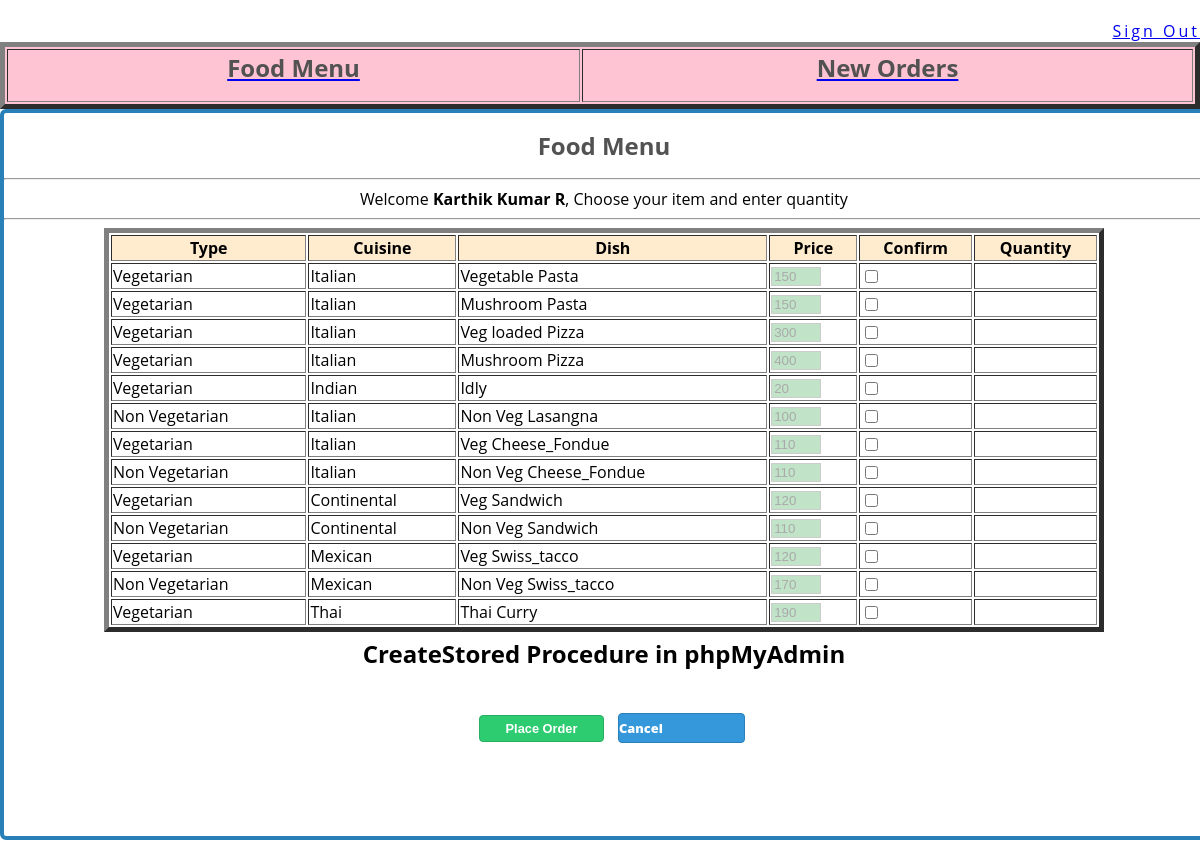
Screenshot of /customerOrder.php (signed in) with the database file from the repository.
### tables this page shows
CREATE TABLE `food_type` (
  `ftid` int(11) NOT NULL,
  `ftype_name` varchar(40) DEFAULT NULL
);

CREATE TABLE `food_category` (
  `fcid` int(11) NOT NULL,
  `ftid` int(11) DEFAULT NULL,
  `fcat_name` varchar(40) DEFAULT NULL
);

CREATE TABLE `food_item` (
  `fid` int(11) NOT NULL,
  `fcid` int(11) DEFAULT NULL,
  `food_item_name` varchar(40) DEFAULT NULL,
  `food_price` int(11) DEFAULT NULL,
  `available` int(11) DEFAULT NULL
);

### customerOrder.php (the view, shortened to what this page needs)
<?php
include("config.php");
?>
<html>
<head>
<link href='css/custom.css' rel='stylesheet' type='text/css'>
</head>
<body>
<form method="post" action="customerOrder.php">
<div class="sign-out"><a href="login.php">Sign Out</a></div>
<table border ="5" class="table-create-box">
	<tr>
	<th><a href="javascript:;"><h1>Food Menu </h1></a></th>
	<?php if (isset($_SESSION['login_role']) && $_SESSION['login_role'] == 2){ ?>
	<th><a href="newOrders.php"><h1>New Orders </h1></a></th>
	<?php } ?>
	</tr>
</table>
<div class="big-box">
<h1>Food Menu</h1>
<hr><marquee><?php if (!isset($_SESSION)){ session_start(); }?>
<div > <?php if (isset($_SESSION['login_name'])){
?>Welcome <b><?php echo $_SESSION['login_name'];?></b>, Choose your item and enter quantity</marquee><hr>
<?php }
		$sql="SELECT FT.ftid,FC.fcid,FI.fid as fid,FT.ftype_name as type, FC.fcat_name as cuisine,"; $sql= $sql. " FI.food_item_name as dish,";
		$sql= $sql. " FI.food_price as price,FI.available ";
		$sql= $sql. " FROM food_type as FT ";
		$sql= $sql. " INNER JOIN food_category as FC ";
		$sql= $sql. " ON FT.ftid = FC.ftid ";
		$sql= $sql. " INNER JOIN food_item as FI ";
		$sql= $sql. " ON FC.fcid = FI.fcid where FI.available >0 ";
		$result=mysqli_query($bd,$sql);
		$count=mysqli_num_rows($result);
		 ?>
		<input type="hidden" id = "dishCount" name ="dishCount" value = <?php echo $count; ?>> <?php
		if($count >= 1){?>
			<table align="center" border ="5" class="table-create-inner-box">
				<tr class="tr-food-header">
					<th>Type</th>
					<th>Cuisine</th>
					<th>Dish</th>
					<th>Price</th>
					<th>Confirm</th>
					<th>Quantity</th>
				</tr>
			<?php $count = 1;
			while($row=mysqli_fetch_assoc($result)){
				?>
				<tr>
					<td><?php echo $row['type'] ?></td>
					<td><?php echo $row['cuisine'] ?></td>
					<td><?php echo  $row['dish'] ?></td>
					<td><input type="text" readonly="readonly" id = <?php echo "price_".$count; ?> name = <?php echo "price_".$count; ?> class="quantity" value = <?php echo  $row['price'] ?>></td>
					<td><input type="checkbox" id = <?php echo "food_".$count; ?> name = <?php echo "food_".$count; ?> class = "click-me">
					<input type="hidden" id = <?php echo "fid_".$count; ?> name = <?php echo "fid_".$count; ?> value = <?php echo $row['fid']; ?> class = "click-me"></td>
					<td><div id= <?php echo "qdiv_".$count; ?> name = <?php echo "qdiv_".$count; ?> class="quantity-div"><input type="text" id = <?php echo "quantity_".$count; ?> name = <?php echo "quantity_".$count; ?> class="quantity"></div></td>
				</tr>
			<?php	$count++;
			}?>
			</table>
		<?php }
?>
<h2 class ="text-center"  style="margin-top: 5px; padding-top: 0;">Create<strong>Stored Procedure</strong> in phpMyAdmin</h2>
<table align="center">
	<tr>
		<td>
			<input type ="submit" id="save" name ="save" class="btn" value="Place Order">
		</td>
		<td>
			<a href="#" ><div id="btn2">Cancel</div></a>
		</td>
	</tr>
</table>
</div>
</form>
</body>
</html>

### css/custom.css (style rules this page uses)
body { font-family: 'Open Sans', sans-serif; background:white; margin: 0 auto 0 auto; width:100%; text-align:center; margin: 20px 0px 20px 0px; }
h1 { font-size:1.5em; color:#525252; }
.btn { background:#2ecc71; width:125px; padding-top:5px; padding-bottom:5px; color:white; border-radius:4px; border: #27ae60 1px solid; margin-top:20px; margin-bottom:20px; float:left; margin-left:16px; font-weight:800; font-size:0.8em; }
#btn2 { float:left; background:#3498db; width:125px; padding-top:5px; padding-bottom:5px; color:white; border-radius:4px; border: #2980b9 1px solid; margin-top:20px; margin-bottom:20px; margin-left:10px; font-weight:800; font-size:0.8em; }
.big-box { background:white; width:100%; border-radius:6px; margin: 0 auto 0 auto; padding:0px 0px 70px 0px; border: #2980b9 4px solid; }
.table-create-box { width: 100%; background: #ffc4d4; }
.table-create-inner-box { width: 1000px; background: bisqu; }
.tr-food-header { background: blanchedalmond; }
.quantity { background:#55b3695c; border: #ccc 1px solid; width:50px; color:#AAAAAA; }
.sign-out { float:right; color:orange; letter-spacing: 3px; }

### rows the page displays
food_type: ftype_name "Vegetarian", food_category.fcat_name "Italian", food_item.food_item_name "Vegetable Pasta", food_price "150", food_item.food_item_name "Mushroom Pasta", food_item.food_item_name "Veg loaded Pizza", food_price "300", food_item.food_item_name "Mushroom Pizza", food_price "400", food_category.fcat_name "Indian", food_item.food_item_name "Idly", food_price "20", food_item.food_item_name "Veg Cheese_Fondue", food_price "110", food_category.fcat_name "Continental", food_item.food_item_name "Veg Sandwich", food_price "120", food_category.fcat_name "Mexican", food_item.food_item_name "Veg Swiss_tacco", food_category.fcat_name "Thai", food_item.food_item_name "Thai Curry", food_price "190"
food_type: ftype_name "Non Vegetarian", food_category.fcat_name "Italian", food_item.food_item_name "Non Veg Lasangna", food_price "100", food_item.food_item_name "Non Veg Cheese_Fondue", food_price "110", food_category.fcat_name "Continental", food_item.food_item_name "Non Veg Sandwich", food_category.fcat_name "Mexican", food_item.food_item_name "Non Veg Swiss_tacco", food_price "170"

### other values shown
$_SESSION['login_name'] "Karthik Kumar R"
